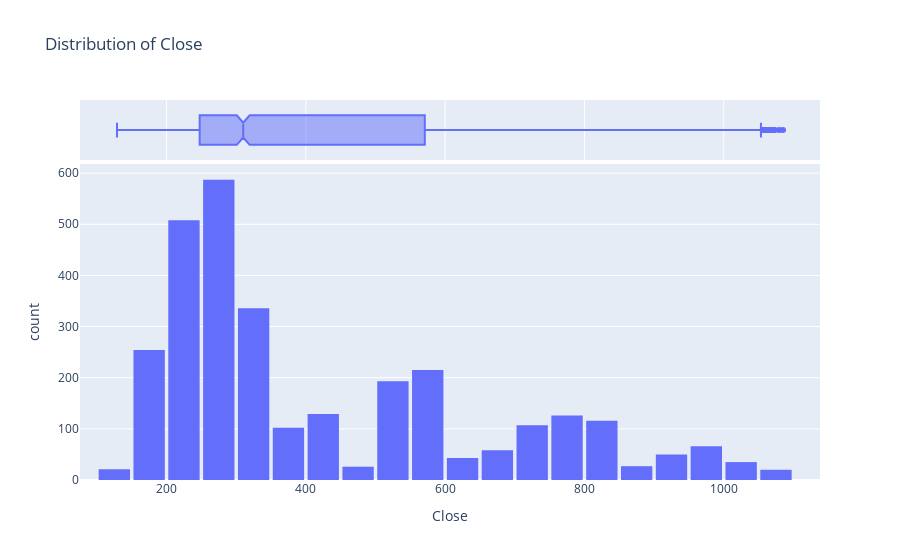

The code cell stored with this chart in its notebook:
### Code cell
fig = px.histogram(google, 
                   x='Close', 
                   marginal='box', 
                   nbins=47, 
                   title='Distribution of Close')
fig.update_layout(bargap=0.1)
fig.show()

### Figure 1 — Plotly figure (JSON) as saved in the notebook; plotly's stock layout.template omitted (floating-point values rounded to 4 significant figures; data arrays with more than 128 entries replaced by an {"elided": "..."} marker saying what was removed)
{"data": [{"alignmentgroup": "True", "bingroup": "x", "hovertemplate": "Close=%{x}<br>count=%{y}<extra></extra>", "legendgroup": "", "marker": {"color": "#636efa", "pattern": {"shape": ""}}, "name": "", "nbinsx": 47, "offsetgroup": "", "orientation": "v", "showlegend": false, "type": "histogram", "x": {"elided": "3019 float values"}, "xaxis": "x", "yaxis": "y"}, {"alignmentgroup": "True", "hovertemplate": "Close=%{x}<extra></extra>", "legendgroup": "", "marker": {"color": "#636efa"}, "name": "", "notched": true, "offsetgroup": "", "showlegend": false, "type": "box", "x": {"elided": "3019 float values"}, "xaxis": "x2", "yaxis": "y2"}], "layout": {"bargap": 0.1, "barmode": "relative", "legend": {"tracegroupgap": 0}, "title": {"text": "Distribution of Close"}, "xaxis": {"anchor": "y", "domain": [0, 1], "title": {"text": "Close"}}, "xaxis2": {"anchor": "y2", "domain": [0, 1], "matches": "x", "showgrid": true, "showticklabels": false}, "yaxis": {"anchor": "x", "domain": [0, 0.8316], "title": {"text": "count"}}, "yaxis2": {"anchor": "x2", "domain": [0.8416, 1], "matches": "y2", "showgrid": false, "showline": false, "showticklabels": false, "ticks": ""}}}
